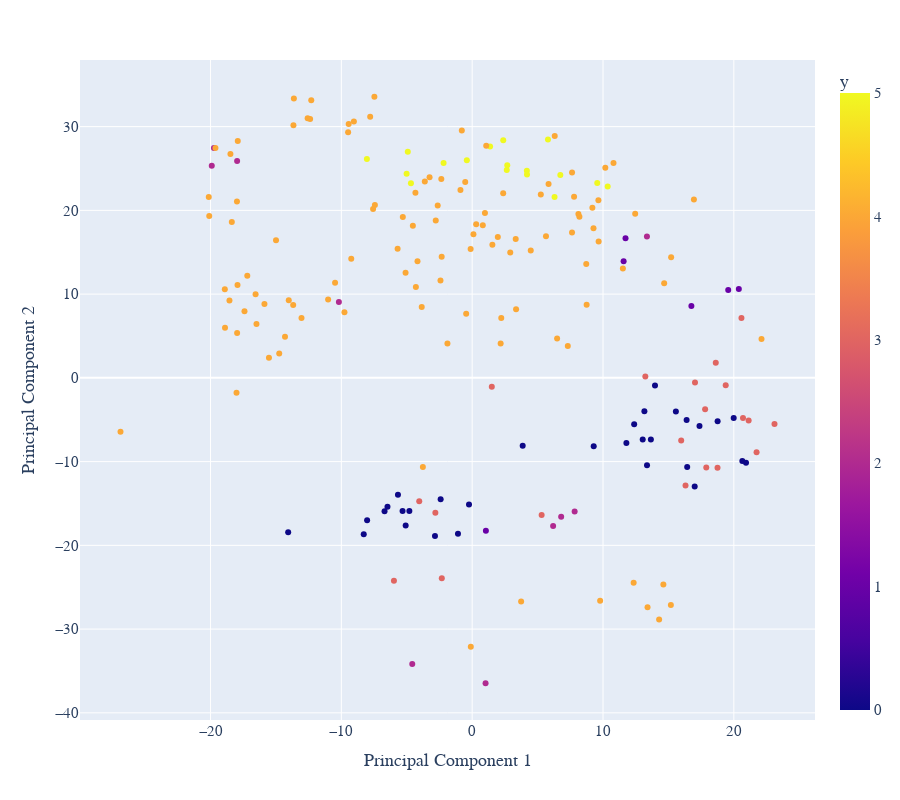

Notebook cell for this chart:
### Code cell
import plotly.express as px
fig = px.scatter(GMM_Cluster, x="tsne-2d-one", y="tsne-2d-two", color="y",
hover_data=['Player'], )
fig.update_layout(xaxis=dict(showgrid=True, zeroline=False, showticklabels=True),
    yaxis=dict(zeroline=True, gridcolor='rgb(255,255,255)'), xaxis_title="Principal Component 1",
    yaxis_title="Principal Component 2",
   #paper_bgcolor='rgb(255,255,255)',
    #plot_bgcolor='rgb(255,255,255)', 
                  height=800,font={"family": "Raleway", "size": 15})
fig.show()

### Figure 1 — Plotly figure (JSON) as saved in the notebook; plotly's stock layout.template omitted (floating-point values rounded to 4 significant figures; data arrays with more than 128 entries replaced by an {"elided": "..."} marker saying what was removed)
{"data": [{"customdata": {"elided": "195x1 str values"}, "hovertemplate": "tsne-2d-one=%{x}<br>tsne-2d-two=%{y}<br>Player=%{customdata[0]}<br>y=%{marker.color}<extra></extra>", "legendgroup": "", "marker": {"color": {"elided": "195 int values"}, "coloraxis": "coloraxis", "symbol": "circle"}, "mode": "markers", "name": "", "orientation": "v", "showlegend": false, "type": "scatter", "x": {"elided": "195 float values"}, "xaxis": "x", "y": {"elided": "195 float values"}, "yaxis": "y"}], "layout": {"coloraxis": {"colorbar": {"title": {"text": "y"}}, "colorscale": [[0, "#0d0887"], [0.1111, "#46039f"], [0.2222, "#7201a8"], [0.3333, "#9c179e"], [0.4444, "#bd3786"], [0.5556, "#d8576b"], [0.6667, "#ed7953"], [0.7778, "#fb9f3a"], [0.8889, "#fdca26"], [1, "#f0f921"]]}, "font": {"family": "Raleway", "size": 15}, "height": 800, "legend": {"tracegroupgap": 0}, "margin": {"t": 60}, "xaxis": {"anchor": "y", "domain": [0, 1], "showgrid": true, "showticklabels": true, "title": {"text": "Principal Component 1"}, "zeroline": false}, "yaxis": {"anchor": "x", "domain": [0, 1], "gridcolor": "rgb(255,255,255)", "title": {"text": "Principal Component 2"}, "zeroline": true}}}
